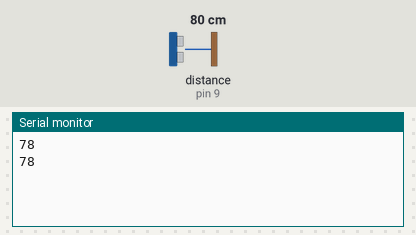
Bench run of a sketch on a simulated Arduino Uno, built with avr-gcc and run on an emulated ATmega328P. Shown: the last lines printed to the serial monitor. Wiring (inferred from the names in the program): ultrasonic range finder: trigger pin 8; echo pin 9. Inputs (shaded band) come from the test bench; at power-on: distance to the obstacle (sensor on pin 9) 80 cm. The echo pulse lasts 58.3 µs per cm.

Above: at 1.8 s.
1.9 s: distance to the obstacle (sensor on pin 9) set to 2 cm
At 2.4 s:
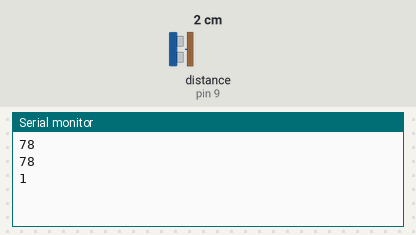
3.4 s: distance to the obstacle (sensor on pin 9) set to 4 cm
At 4.8 s:
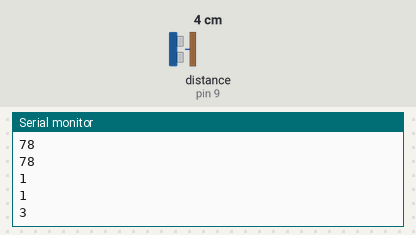
Timing chart, 0 to 6.4 s (numbered marks = the images above; inputs shaded):
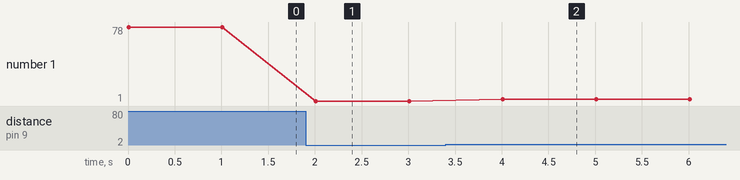

The sketch:

Altra_Sonic_Sensoe.ino
```cpp
int trig = 8;
int eco = 9;

void setup(){
    Serial.begin(9600);
    pinMode(trig, OUTPUT);
    pinMode(eco, INPUT);

}
void loop(){
    digitalWrite(trig, LOW);
    delayMicroseconds(2);
    digitalWrite(trig, HIGH);
    delayMicroseconds(10);
    digitalWrite(trig, LOW);

    long rea = pulseIn(eco,HIGH);
    //Serial.println();
    long val = (rea*0.034)/2;

    Serial.println(val);

    delay(1000);
}
```

Measured:
- after the input at 1.9 s, the serial monitor: prints a new line after 0.11 s (image 1)
- after the input at 3.4 s, the serial monitor: prints a new line after 0.61 s (image 2)
- plotted number 1: 78 → 1 after the input at 1.9 s, 1 → 3 after the input at 3.4 s
